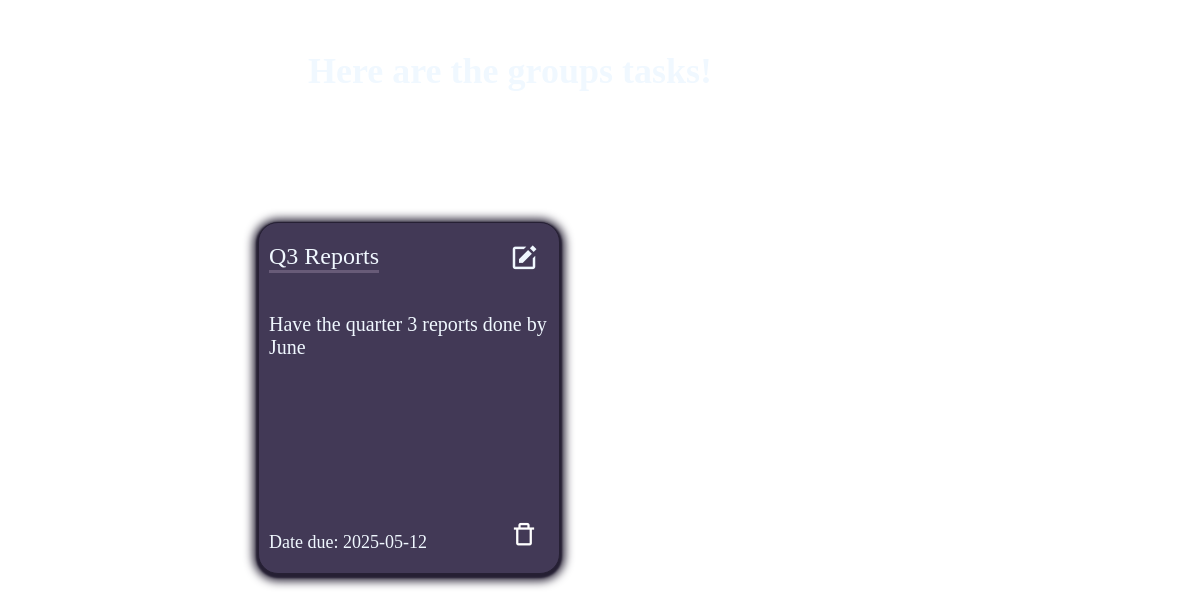
The app's page /groupTasks.php?groupID=6, older data.
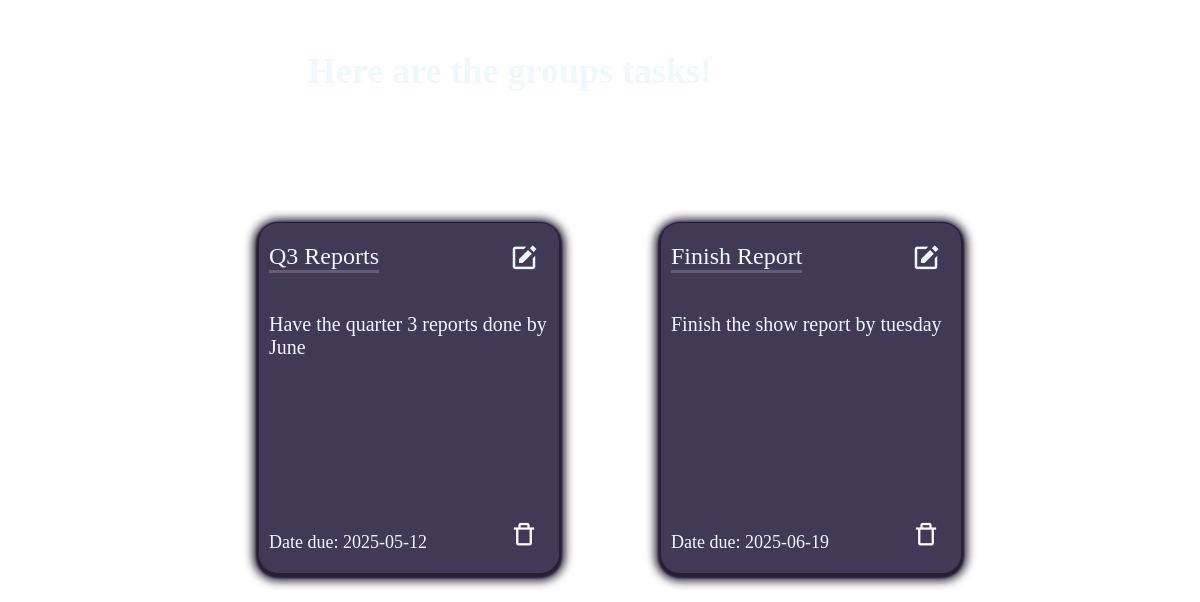
The same page, newer data.
### tables this page shows
CREATE TABLE "Group_Tasks" (
	"GroupTask_ID"	INTEGER NOT NULL,
	"groupTask_title"	TEXT NOT NULL,
	"groupTask_info"	TEXT,
	"groupTask_status"	INTEGER NOT NULL DEFAULT 0,
	"taskDue_date"	TEXT NOT NULL,
	"Group_ID"	INTEGER,
	PRIMARY KEY("GroupTask_ID" AUTOINCREMENT),
	FOREIGN KEY("Group_ID") REFERENCES "Groups"("Group_ID")
);

### groupTasks.php (the view, shortened to what this page needs)
<?php include('db.php');
    $userID = $_SESSION['User_ID'];
    $groupID = $_SESSION['Group_ID'];
    $query = $db->prepare('SELECT GroupTask_ID, groupTask_title, groupTask_info, groupTask_status, taskDue_date FROM Group_Tasks WHERE Group_ID =:groupID');
    $query->bindValue(':userID', $userID, SQLITE3_INTEGER);
    $query->bindValue(':groupID', $groupID, SQLITE3_INTEGER);
    $result = $query->execute();
?>
<!DOCTYPE html>
<html lang="en">
<head>
    <link rel="stylesheet" href="groupTasks.css">
    <link href='https://unpkg.com/boxicons@2.1.4/css/boxicons.min.css' rel='stylesheet'>
</head>
<body onload="loadsidebar()">
    <div class="title"><h1>Here are the groups tasks!</h1></div>
    <div class="container">
        <div class="boxes">
            <?php while ($groupTask = $result->fetchArray(SQLITE3_ASSOC)): ?>
                <div class="box">
                    <div class="box-title"><?php echo $groupTask['groupTask_title']; ?></div>
                    <div class="editTask"><a href="editGroupTask.php?GroupTaskID=<?php echo $groupTask['GroupTask_ID']; ?>"><i class='bx bxs-edit'></a></i></div>
                    <div class="content"><?php echo $groupTask['groupTask_info']; ?></div>
                    <div class="dnt">Date due: <?php echo $groupTask['taskDue_date']; ?></div>
                    <div class="trash">
                        <a href="delGroupTask.php?GroupTaskID=<?php echo $groupTask['GroupTask_ID']; ?>" onclick="return confirm('Are you sure you have completed this task? Once completed the task will be removed!');"><i class='bx bx-trash-alt' ></i></a>
                    </div>
                </div>
            <?php endwhile; ?>
        </div>
    </div>
</body>
</html>

Row changes from the older to the newer data that the page shows:
added group_tasks: groupTask_title "Finish Report", groupTask_info "Finish the show report by tuesday", taskDue_date "2025-06-19"
